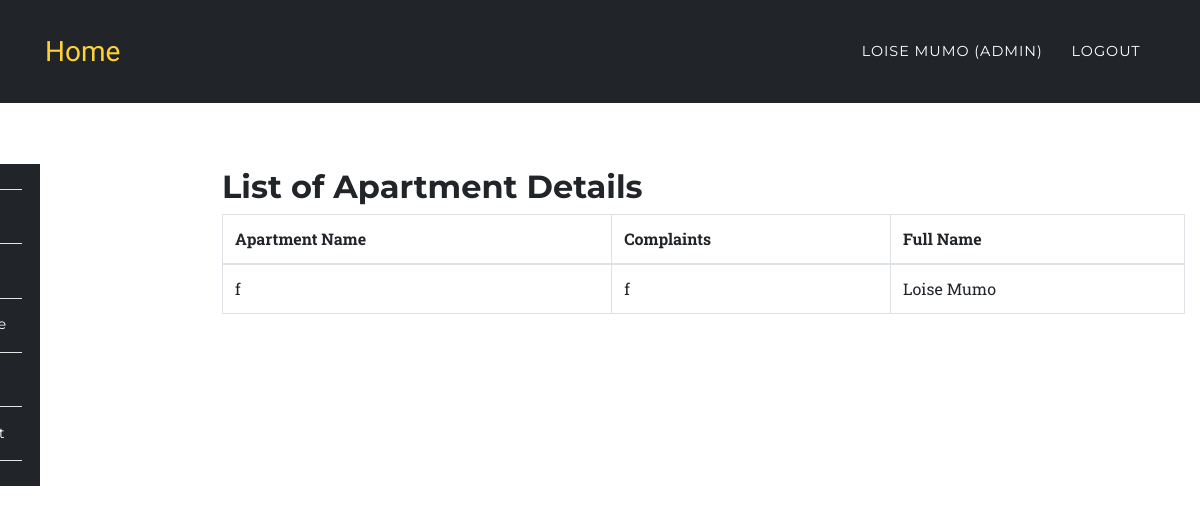
/app/cmplist.php (signed in), run on the app's committed database.
### tables this page shows
CREATE TABLE `cmps` (
  `id` int(11) NOT NULL,
  `name` varchar(100) DEFAULT NULL,
  `cmp` varchar(200) DEFAULT NULL,
  `username` varchar(200) DEFAULT NULL,
  `fullname` varchar(200) DEFAULT NULL
);

### app/cmplist.php (the view, shortened to what this page needs)
<?php
	require '../config/config.php';
		try {
			if($_SESSION['role'] == 'admin'){
				$stmt = $connect->prepare('SELECT * FROM cmps');
				$stmt->execute();
				$data = $stmt->fetchAll (PDO::FETCH_ASSOC);
			}
		}catch(PDOException $e) {
			$errMsg = $e->getMessage();
		}
?>
<?php include '../include/header.php';?>
	<nav class="navbar navbar-expand-lg navbar-dark fixed-top" style="background-color:#212529;" id="mainNav">
      <div class="container">
        <a class="navbar-brand js-scroll-trigger" href="../index.php">Home</a>
        <div class="collapse navbar-collapse" id="navbarResponsive">
          <ul class="navbar-nav text-uppercase ml-auto">
            <li class="nav-item">
              <a class="nav-link" href="#"><?php echo $_SESSION['fullname']; ?> <?php if($_SESSION['role'] == 'admin'){ echo "(Admin)"; } ?></a>
            </li>
            <li class="nav-item">
              <a href="../auth/logout.php" class="nav-link">Logout</a>
            </li>
          </ul>
        </div>
      </div>
    </nav>
	<section style="padding-left:0px;">
		<?php include '../include/side-nav.php';?>
	</section>
<section class="wrapper" style="margin-left: 16%;margin-top: -23%;">
	<div class="container">
		<div class="row">
			<div class="col-12">
			<h2>List of Apartment Details</h2>
				<?php
						echo '<table class="table table-bordered">';
						echo '<thead>';
						echo '<tr>';
						echo '<th>Apartment Name</th>';
						echo '<th>Complaints</th>';
						echo '<th>Full Name</th>';
						echo '</tr>';
						echo '    </thead>';
							echo '    <tbody>';
					foreach ($data as $key => $value) {
					     echo ' <tr>';
					      echo "<td>".$value['name']."</td>";
					     echo "<td>".$value['cmp']."</td>";
					     echo "<td>".$value['fullname']."</td>";
					     echo "</tr>";
					}
					echo ' </tbody>';
					echo '	  </table>';
				?>
			</div>
		</div>
	</div>
</section>
<?php include '../include/footer.php';?>

### css/rent.css (style rules this page uses)
body { overflow-x: hidden; font-family: 'Roboto Slab', 'Helvetica Neue', Helvetica, Arial, sans-serif; }
a { color: #fed136; }
h1, h2, h3, h4, h5, h6 { font-weight: 700; font-family: 'Montserrat', 'Helvetica Neue', Helvetica, Arial, sans-serif; }
section { padding: 10px 0; }
@media (min-width: 768px) { section { padding: 140px 0; } }
#mainNav { background-color: #212529; }
#mainNav .navbar-brand { color: #fed136; font-family: 'Kaushan Script', 'Helvetica Neue', Helvetica, Arial, cursive; }
#mainNav .navbar-nav .nav-item .nav-link { font-size: 90%; font-weight: 400; padding: 0.75em 0; letter-spacing: 1px; color: white; font-family: 'Montserrat', 'Helvetica Neue', Helvetica, Arial, sans-serif; }
@media (min-width: 992px) { #mainNav { padding-top: 25px; padding-bottom: 25px; -webkit-transition: padding-top 0.3s, padding-bottom 0.3s; -moz-transition: padding-top 0.3s, padding-bottom 0.3s; transition: padding-top 0.3s, padding-bottom 0.3s; border: none; background-color: transparent; } }
@media (min-width: 992px) { #mainNav .navbar-brand { font-size: 1.75em; -webkit-transition: all 0.3s; -moz-transition: all 0.3s; transition: all 0.3s; } }
@media (min-width: 992px) { #mainNav .navbar-nav .nav-item .nav-link { padding: 1.1em 1em !important; } }

### css/style.css (style rules this page uses)
.navbar { border-radius: 0px; }
section { padding-left: 15px; }

### data on the page
cmps: name "f", cmp "f", fullname "Loise Mumo"

### other printed values
$_SESSION['fullname'] "LOISE MUMO"
